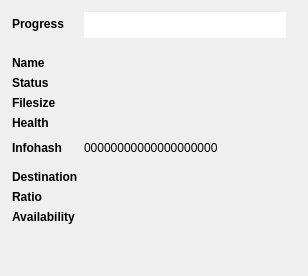
                    <widget class="QWidget" name="scrollAreaWidgetContents_2">
                     <property name="geometry">
                      <rect>
                       <x>0</x>
                       <y>0</y>
                       <width>308</width>
                       <height>276</height>
                      </rect>
                     </property>
                     <layout class="QFormLayout" name="formLayout_4">
                      <property name="fieldGrowthPolicy">
                       <enum>QFormLayout::AllNonFixedFieldsGrow</enum>
                      </property>
                      <property name="labelAlignment">
                       <set>Qt::AlignLeading|Qt::AlignLeft|Qt::AlignVCenter</set>
                      </property>
                      <property name="formAlignment">
                       <set>Qt::AlignLeading|Qt::AlignLeft|Qt::AlignTop</set>
                      </property>
                      <property name="leftMargin">
                       <number>12</number>
                      </property>
                      <property name="topMargin">
                       <number>12</number>
                      </property>
                      <property name="rightMargin">
                       <number>12</number>
                      </property>
                      <property name="bottomMargin">
                       <number>12</number>
                      </property>
                      <item row="0" column="0">
                       <widget class="QLabel" name="label_39">
                        <property name="styleSheet">
                         <string notr="true">font-weight: bold;</string>
                        </property>
                        <property name="text">
                         <string>Progress</string>
                        </property>
                       </widget>
                      </item>
                      <item row="0" column="1">
                       <widget class="DownloadProgressBar" name="download_progress_bar" native="true">
                        <property name="sizePolicy">
                         <sizepolicy hsizetype="MinimumExpanding" vsizetype="Fixed">
                          <horstretch>0</horstretch>
                          <verstretch>0</verstretch>
                         </sizepolicy>
                        </property>
                        <property name="minimumSize">
                         <size>
                          <width>0</width>
                          <height>26</height>
                         </size>
                        </property>
                        <property name="maximumSize">
                         <size>
                          <width>600000</width>
                          <height>26</height>
                         </size>
                        </property>
                        <property name="styleSheet">
                         <string notr="true">background-color: white;
margin-right: 10px;</string>
                        </property>
                        <layout class="QHBoxLayout" name="horizontalLayout_36"/>
                       </widget>
                      </item>
                      <item row="1" column="0">
                       <spacer name="verticalSpacer_14">
                        <property name="orientation">
                         <enum>Qt::Vertical</enum>
                        </property>
                        <property name="sizeType">
                         <enum>QSizePolicy::Fixed</enum>
                        </property>
                        <property name="sizeHint" stdset="0">
                         <size>
                          <width>20</width>
                          <height>6</height>
                         </size>
                        </property>
                       </spacer>
                      </item>
                      <item row="2" column="0">
                       <widget class="QLabel" name="label_28">
                        <property name="styleSheet">
                         <string notr="true">font-weight: bold;</string>
                        </property>
                        <property name="text">
                         <string>Name</string>
                        </property>
                       </widget>
                      </item>
                      <item row="2" column="1">
                       <widget class="QLabel" name="download_detail_name_label">
                        <property name="text">
                         <string/>
                        </property>
                       </widget>
                      </item>
                      <item row="3" column="0">
                       <widget class="QLabel" name="label_30">
                        <property name="styleSheet">
                         <string notr="true">font-weight: bold;</string>
                        </property>
                        <property name="text">
                         <string>Status</string>
                        </property>
                       </widget>
                      </item>
                      <item row="3" column="1">
                       <widget class="QLabel" name="download_detail_status_label">
                        <property name="text">
                         <string/>
                        </property>
                       </widget>
                      </item>
                      <item row="4" column="0">
                       <widget class="QLabel" name="label_36">
                        <property name="styleSheet">
                         <string notr="true">font-weight: bold;</string>
                        </property>
                        <property name="text">
                         <string>Filesize</string>
                        </property>
                       </widget>
                      </item>
                      <item row="4" column="1">
                       <widget class="QLabel" name="download_detail_filesize_label">
                        <property name="text">
                         <string/>
                        </property>
                       </widget>
                      </item>
                      <item row="5" column="0">
                       <widget class="QLabel" name="label_38">
                        <property name="styleSheet">
                         <string notr="true">font-weight: bold;</string>
                        </property>
                        <property name="text">
                         <string>Health</string>
                        </property>
                       </widget>
                      </item>
                      <item row="5" column="1">
                       <widget class="QLabel" name="download_detail_health_label">
                        <property name="text">
                         <string/>
                        </property>
                       </widget>
                      </item>
                      <item row="6" column="0">
                       <widget class="QLabel" name="label_40">
                        <property name="styleSheet">
                         <string notr="true">font-weight: bold;</string>
                        </property>
                        <property name="text">
                         <string>Infohash</string>
                        </property>
                       </widget>
                      </item>
                      <item row="6" column="1">
                       <layout class="QFormLayout" name="infohash_layout">
                        <property name="labelAlignment">
                         <set>Qt::AlignCenter</set>
                        </property>
                        <property name="formAlignment">
                         <set>Qt::AlignLeading|Qt::AlignLeft|Qt::AlignTop</set>
                        </property>
                        <item row="0" column="0">
                         <widget class="QLabel" name="download_detail_infohash_label">
                          <property name="text">
                           <string>00000000000000000000</string>
                          </property>
                         </widget>
                        </item>
                        <item row="0" column="1">
                         <widget class="QToolButton" name="download_detail_copy_magnet_button">
                          <property name="minimumSize">
                           <size>
                            <width>28</width>
                            <height>28</height>
                           </size>
                          </property>
                          <property name="maximumSize">
                           <size>
                            <width>28</width>
                            <height>28</height>
                           </size>
                          </property>
                          <property name="cursor">
                           <cursorShape>PointingHandCursor</cursorShape>
                          </property>
                          <property name="toolTip">
                           <string>Click to copy magnet link</string>
                          </property>
                          <property name="styleSheet">
                           <string notr="true">border: none;</string>
                          </property>
                          <property name="text">
                           <string/>
                          </property>
                          <property name="icon">
                           <iconset>
                            <normaloff>../images/magnet.png</normaloff>../images/magnet.png</iconset>
                          </property>
                          <property name="iconSize">
                           <size>
                            <width>25</width>
                            <height>25</height>
                           </size>
                          </property>
                         </widget>
                        </item>
                       </layout>
                      </item>
                      <item row="7" column="0">
                       <widget class="QLabel" name="label_44">
                        <property name="styleSheet">
                         <string notr="true">font-weight: bold;</string>
                        </property>
                        <property name="text">
                         <string>Destination</string>
                        </property>
                       </widget>
                      </item>
                      <item row="7" column="1">
                       <widget class="QLabel" name="download_detail_destination_label">
                        <property name="text">
                         <string/>
                        </property>
                       </widget>
                      </item>
                      <item row="8" column="0">
                       <widget class="QLabel" name="label_46">
                        <property name="styleSheet">
                         <string notr="true">font-weight: bold;</string>
                        </property>
                        <property name="text">
                         <string>Ratio</string>
                        </property>
                       </widget>
                      </item>
                      <item row="9" column="0">
                       <widget class="QLabel" name="label_26">
                        <property name="styleSheet">
                         <string notr="true">font-weight: bold;</string>
                        </property>
                        <property name="text">
                         <string>Availability</string>
                        </property>
                       </widget>
                      </item>
                      <item row="9" column="1">
                       <widget class="QLabel" name="download_detail_availability_label">
                        <property name="text">
                         <string/>
                        </property>
                       </widget>
                      </item>
                      <item row="8" column="1">
                       <widget class="QLabel" name="download_detail_ratio_label">
                        <property name="text">
                         <string/>
                        </property>
                       </widget>
                      </item>
                     </layout>
                    </widget>
